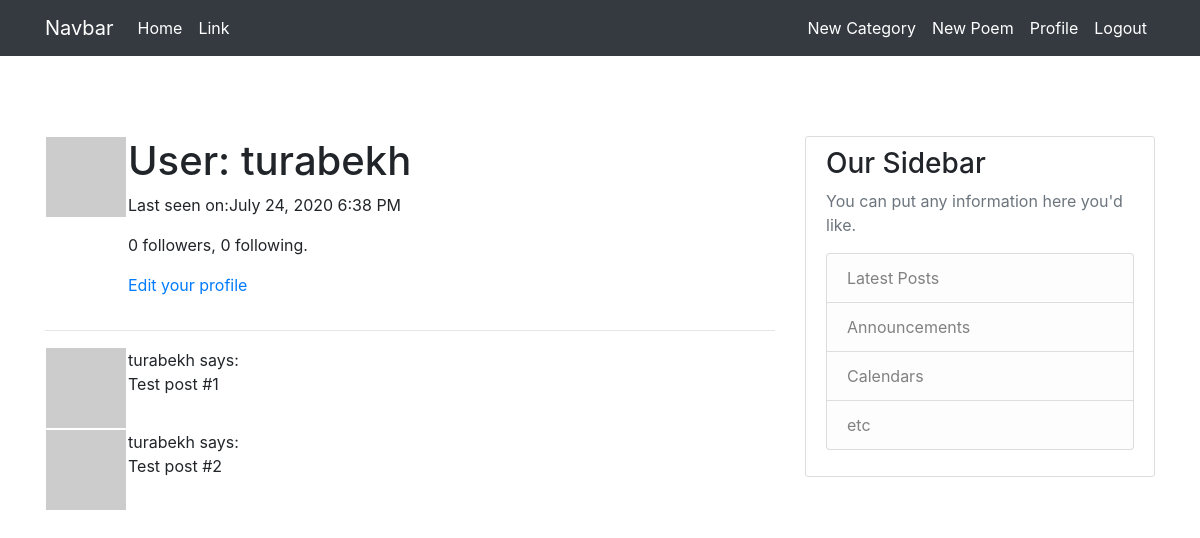
The app's page /users/user/turabekh (signed in), older data.
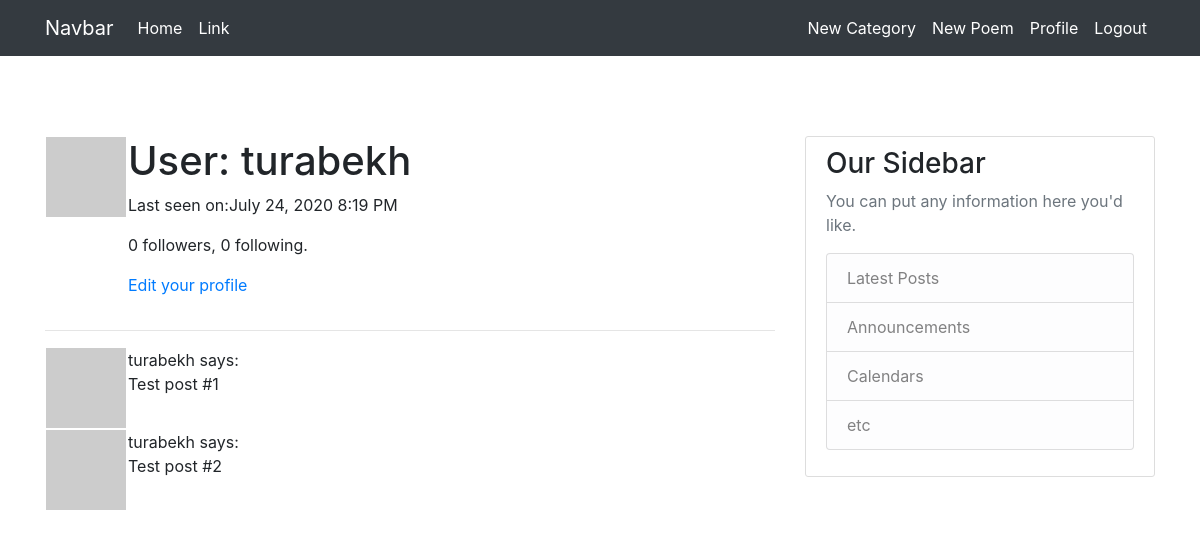
The same page, newer data.
### app/models.py (models this page shows, shortened)
class User(UserMixin, db.Model):
    id = db.Column(db.Integer, primary_key=True)
    username = db.Column(db.String(64), index=True, unique=True)
    email = db.Column(db.String(120), index=True, unique=True)
    image_file = db.Column(db.String(120), nullable=True)
    password_hash = db.Column(db.String(128))
    about_me = db.Column(db.String(140))
    last_seen = db.Column(db.DateTime, default=datetime.utcnow)
    poems = db.relationship('Poem', backref='author', lazy='dynamic')
    followed = db.relationship(
        'User', secondary=followers,
        primaryjoin=(followers.c.follower_id == id),
        secondaryjoin=(followers.c.followed_id == id),
        backref=db.backref('followers', lazy='dynamic'), lazy='dynamic')
    def avatar(self, size):
        digest = md5(self.email.lower().encode('utf-8')).hexdigest()
        return 'https://www.gravatar.com/avatar/{}?d=identicon&s={}'.format(
            digest, size)

### app/users/routes.py (the view)
@bp.route('/user/<username>')
@login_required
def user(username):
    user = User.query.filter_by(username=username).first_or_404()
    poems = [
        {'author': user, 'body': 'Test post #1'},
        {'author': user, 'body': 'Test post #2'}
    ]
    if current_user.image_file:
        image_file = url_for('static', filename='profile_pics/' + current_user.image_file)
    else:
        image_file = None
    form = EmptyForm()
    return render_template('users/user.html', user=user, poems=poems, image_file=image_file, form=form)

### app/models.py (called while the page is built)
@login.user_loader
def load_user(id):
    return User.query.get(int(id))

### app/templates/users/user.html (shortened to what this page needs)
{% extends "base.html" %}
{% block content %}
    <table>
        <tr valign="top">
            {% if image_file %}
            <td><img src="{{ image_file }}"></td>
            {% else %}
            <td><img src="{{ user.avatar(128) }}"></td>
            {% endif %}
            <td>
                <h1>User: {{ user.username }}</h1>
                {% if user.last_seen %}<p>Last seen on:{{ moment(user.last_seen).format('LLL') }}</p>{% endif %}
                <p>{{ user.followers.count() }} followers, {{ user.followed.count() }} following.</p>
                {% if user == current_user %}
                <p><a href="{{ url_for('users.edit_profile') }}">Edit your profile</a></p>
                {% endif %}
            </td>
        </tr>
    </table>
    <hr>
    {% for poem in poems %}
    <table>
        <tr valign="top">
            {% if image_file  %}
            <td><img src="{{ image_file }} " class="img-thumbnail" style="width: 40px; height: 40px;" ></td>
            {% else %}
            <td><img src="{{ user.avatar(48) }}"></td>
            {% endif %}
            <td>{{ poem.author.username }} says:<br>{{ poem.body }}</td>
        </tr>
    </table>
    {% endfor %}
{% endblock %}

### app/templates/base.html (shortened to what this page needs)
<!doctype html>
<html lang="en">
  <head>
    <link rel="stylesheet" href="https://stackpath.bootstrapcdn.com/bootstrap/4.5.0/css/bootstrap.min.css">
    <link rel="stylesheet" type="text/css" href="{{ url_for('static', filename='main.css') }}">
  </head>
  <body class="bg-secondary-gradient">
    <header>
        {% include "partials/nav.html" %}
    </header>
    <main>
        <div class="container">
          <div class="row">
            <div class="col-md-8">
                {% block content %}{% endblock %}
            </div>
            <div class="col-md-4">
                <div class="content-section">
                  <h3>Our Sidebar</h3>
                  <p class='text-muted'>You can put any information here you'd like.
                      <ul class="list-group">
                          <li class="list-group-item list-group-item-light">Latest Posts</li>
                          <li class="list-group-item list-group-item-light">Announcements</li>
                          <li class="list-group-item list-group-item-light">Calendars</li>
                          <li class="list-group-item list-group-item-light">etc</li>
                          </ul>
                      </p>
                  </div>
            </div>
          </div>
        </div>
    </main>
  </body>
</html>

### app/templates/partials/nav.html (shortened to what this page needs)
<nav class="navbar navbar-expand-lg navbar-dark bg-dark">
    <div class="container">
        <a class="navbar-brand text-white" href="#">Navbar</a>
        <div class="collapse navbar-collapse" id="navbarSupportedContent">
          <ul class="navbar-nav mr-auto">
            <li class="nav-item active">
              <a class="nav-link text-white" href="{{ url_for('main.index') }}">Home <span class="sr-only">(current)</span></a>
            </li>
            <li class="nav-item">
              <a class="nav-link text-white" href="#">Link</a>
            </li>
          </ul>
          <ul class="navbar-nav">
            {% if current_user.is_authenticated %}
            <li class="nav-item">
              <a class="nav-link text-white" href="{{ url_for('poems.create_category') }}">New Category</a>
            </li>
            <li class="nav-item">
              <a class="nav-link text-white" href="{{ url_for('poems.create_poem') }}">New Poem</a>
            </li>
              <li class="nav-item">
                <a class="nav-link text-white" href="{{ url_for('users.user', username=current_user.username) }}">Profile</a>
              </li>
              <li class="nav-item">
                  <a class="nav-link text-white" href="{{ url_for('auth.logout') }}">Logout</a>
              </li>
            {% endif %}
          </ul>
        </div>
    </div>
</nav>

### app/static/main.css (style rules this page uses)
.content-section { background: #ffffff; padding: 10px 20px; border: 1px solid #dddddd; border-radius: 3px; margin-bottom: 20px; }
main { margin-top: 5rem; }

Row changes from the older to the newer data that the page shows:
changed User "turabekh": last_seen "July 24, 2020 6:38 PM" → "July 24, 2020 8:19 PM"
